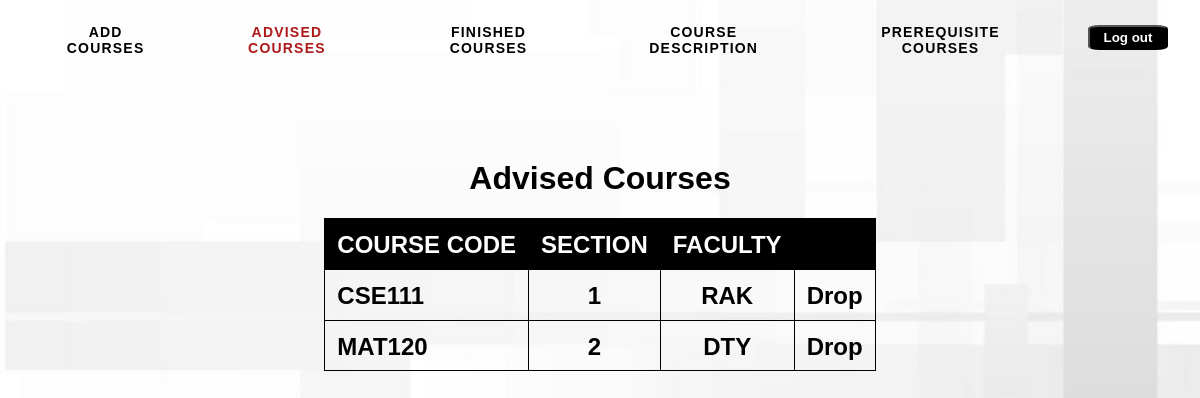
Page /View/advisedCourse.php (signed in) on the committed database.
### tables this page shows
CREATE TABLE `advised_course` (
  `STID` int(18) NOT NULL,
  `COURSE_ID` varchar(15) NOT NULL,
  `SECTION` int(11) NOT NULL,
  `FACULTY` varchar(255) NOT NULL
);

### Model/Model.php (called while the page is built, shortened)
<?php
class Model
{
  public function advisedCourseView()
  {
    include('connect.php');
    $stid =  $_SESSION['STID'];
    $sql = "SELECT * from advised_course WHERE STID='" . $stid . "'";
    $result = mysqli_query($con, $sql);
    return mysqli_fetch_all($result, MYSQLI_ASSOC);
  }
}

### Controller/viewAdvisedCourseController.php (called while the page is built, shortened)
<?php
  include('controller.php');
  $rows = $model->advisedCourseView();

### View/advisedCourse.php (the view, shortened to what this page needs)
<?php include('../Controller/viewAdvisedCourseController.php') ?>
<html>
<head>
  <link rel="stylesheet" href="assets/css/style.css">
</head>
<?php include('templates/header.php'); ?>
<body align="center">
  <h1 style="margin-top: 10vh">Advised Courses</h1>
  <div>
    <h2>
      <table align="center">
        <thead>
          <tr>
            <th>COURSE CODE</th>
            <th>SECTION</th>
            <th>FACULTY</th>
            <th></th>
          </tr>
        </thead>
        <tbody>
          <?php
          foreach ($rows as $row) :
            echo "<tr><td><b>" . $row['COURSE_ID'] . "</b></td><td><b>" . $row['SECTION'] . "</b></td><td><b>" . $row['FACULTY'] . "</b></td><td><b><a href='../Controller/deleteAdvisedCourseController.php?section=" . $row['SECTION'] . "&faculty=" . $row['FACULTY'] . "&course_id=" . $row['COURSE_ID'] . "'>Drop</a></b></td></tr>";
          endforeach;
          ?>
        </tbody>
      </table>
    </h2>
  </div>
  <br>
</body>
</html>

### View/assets/css/style.css (style rules this page uses)
html { box-sizing: border-box; }
*, *:before, *:after { box-sizing: inherit; }
html { margin: 0; padding: 0; width: 100%; height: 100vh; }
body { padding: 0; margin: 0; width: 100%; height: 70vh; font-family: 'Poppins', sans-serif; font-weight: 400; background: url("../image/cover.jpg"); background-position: center; background-size: cover; -webkit-font-smoothing: antialiased; -moz-osx-font-smoothing: grayscale; }
a { color: black; font-weight: bold; text-decoration: none; }
table { font: 1em sans-serif; border-collapse: collapse; border-spacing: 0; min-width: 30%; }
table td, table th { border: 1px solid black; padding: 0.5em 0.5em 0.4em; }
table thead th { color: white; background: black; }
table tbody td + td { text-align: center; }
table tbody td:last-child { text-align: center; }

### rows in the picture
advised_course: COURSE_ID "CSE111", SECTION "1", FACULTY "RAK"
advised_course: COURSE_ID "MAT120", SECTION "2", FACULTY "DTY"
